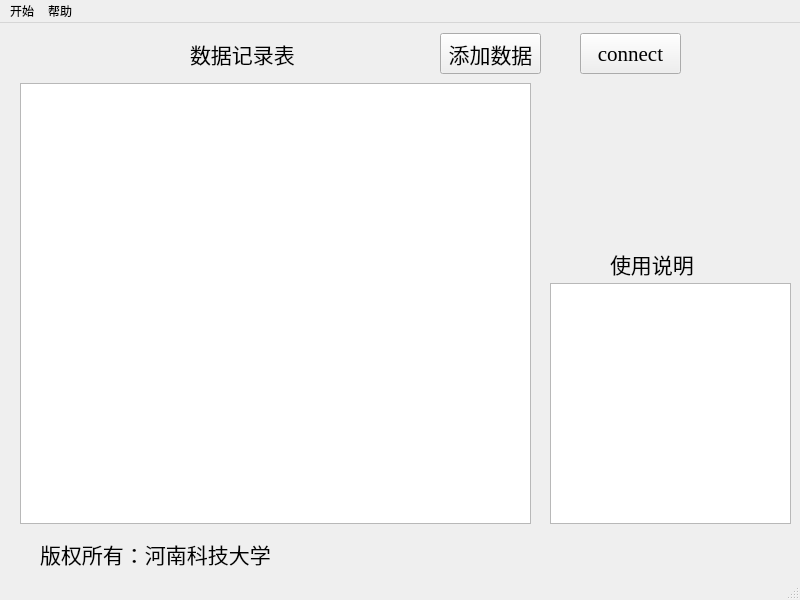
<?xml version="1.0" encoding="UTF-8"?>
<ui version="4.0">
 <class>MainWindow</class>
 <widget class="QMainWindow" name="MainWindow">
  <property name="geometry">
   <rect>
    <x>0</x>
    <y>0</y>
    <width>800</width>
    <height>600</height>
   </rect>
  </property>
  <property name="windowTitle">
   <string>MainWindow</string>
  </property>
  <widget class="QWidget" name="centralwidget">
   <widget class="QTextEdit" name="textEdit">
    <property name="geometry">
     <rect>
      <x>20</x>
      <y>60</y>
      <width>511</width>
      <height>441</height>
     </rect>
    </property>
   </widget>
   <widget class="QLabel" name="label">
    <property name="geometry">
     <rect>
      <x>40</x>
      <y>510</y>
      <width>271</width>
      <height>41</height>
     </rect>
    </property>
    <property name="font">
     <font>
      <family>AcadEref</family>
      <pointsize>16</pointsize>
     </font>
    </property>
    <property name="text">
     <string>版权所有：河南科技大学</string>
    </property>
   </widget>
   <widget class="QPushButton" name="pushButton">
    <property name="geometry">
     <rect>
      <x>580</x>
      <y>10</y>
      <width>101</width>
      <height>41</height>
     </rect>
    </property>
    <property name="font">
     <font>
      <family>Times New Roman</family>
      <pointsize>16</pointsize>
     </font>
    </property>
    <property name="text">
     <string>connect</string>
    </property>
   </widget>
   <widget class="QPushButton" name="pushButton_2">
    <property name="geometry">
     <rect>
      <x>440</x>
      <y>10</y>
      <width>101</width>
      <height>41</height>
     </rect>
    </property>
    <property name="font">
     <font>
      <family>Times New Roman</family>
      <pointsize>16</pointsize>
     </font>
    </property>
    <property name="text">
     <string>添加数据</string>
    </property>
   </widget>
   <widget class="QLabel" name="label_2">
    <property name="geometry">
     <rect>
      <x>190</x>
      <y>10</y>
      <width>121</width>
      <height>41</height>
     </rect>
    </property>
    <property name="font">
     <font>
      <family>AcadEref</family>
      <pointsize>16</pointsize>
     </font>
    </property>
    <property name="text">
     <string>数据记录表</string>
    </property>
   </widget>
   <widget class="QLabel" name="label_3">
    <property name="geometry">
     <rect>
      <x>610</x>
      <y>220</y>
      <width>121</width>
      <height>41</height>
     </rect>
    </property>
    <property name="font">
     <font>
      <family>AcadEref</family>
      <pointsize>16</pointsize>
     </font>
    </property>
    <property name="text">
     <string>使用说明</string>
    </property>
   </widget>
   <widget class="QTextEdit" name="textEdit_2">
    <property name="geometry">
     <rect>
      <x>550</x>
      <y>260</y>
      <width>241</width>
      <height>241</height>
     </rect>
    </property>
   </widget>
  </widget>
  <widget class="QMenuBar" name="menubar">
   <property name="geometry">
    <rect>
     <x>0</x>
     <y>0</y>
     <width>800</width>
     <height>23</height>
    </rect>
   </property>
   <widget class="QMenu" name="menu">
    <property name="title">
     <string>开始</string>
    </property>
   </widget>
   <widget class="QMenu" name="menu_2">
    <property name="title">
     <string>帮助</string>
    </property>
    <addaction name="separator"/>
   </widget>
   <addaction name="menu"/>
   <addaction name="menu_2"/>
  </widget>
  <widget class="QStatusBar" name="statusbar"/>
  <action name="actionCaiji">
   <property name="text">
    <string>caiji</string>
   </property>
  </action>
 </widget>
 <resources/>
 <connections/>
</ui>
